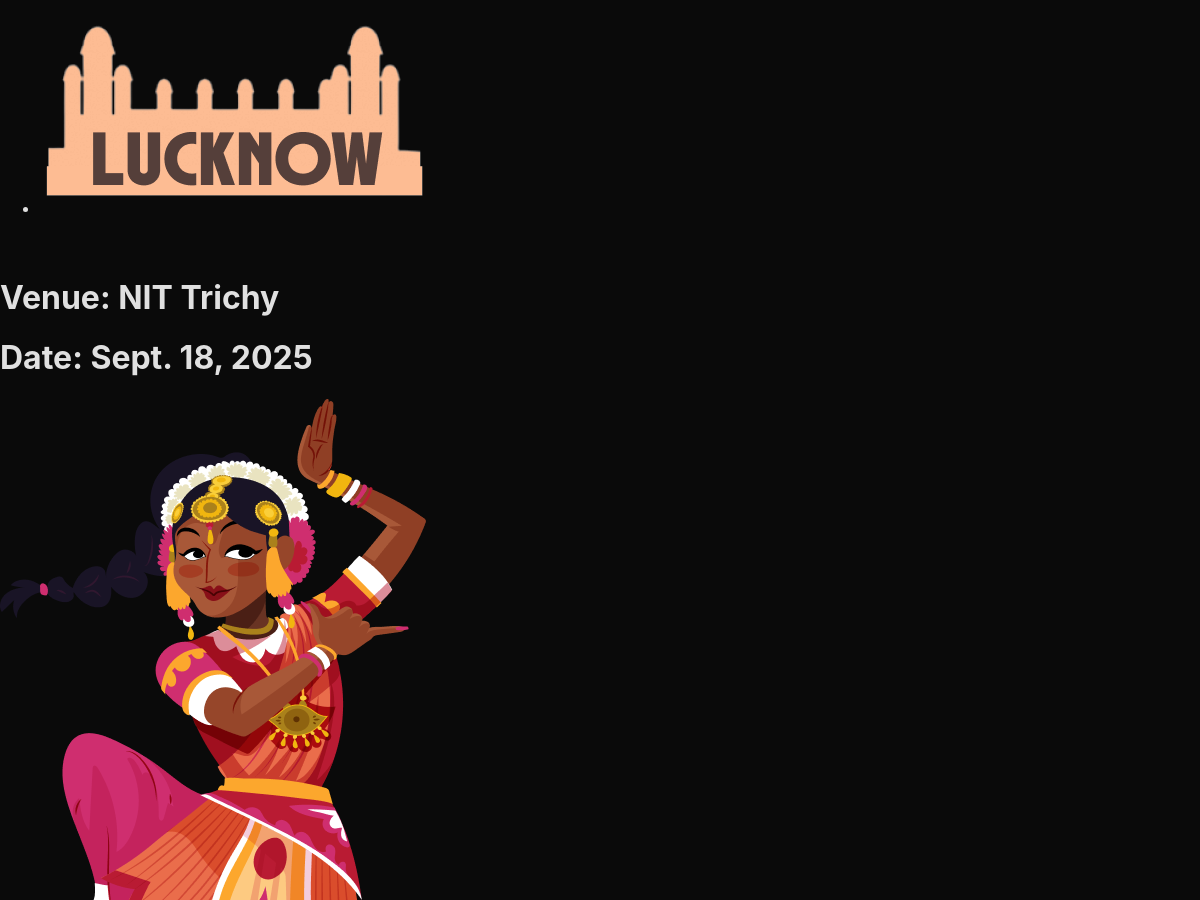
The app's page /competitions/Tiruchirapalli/ (middle part), older data.
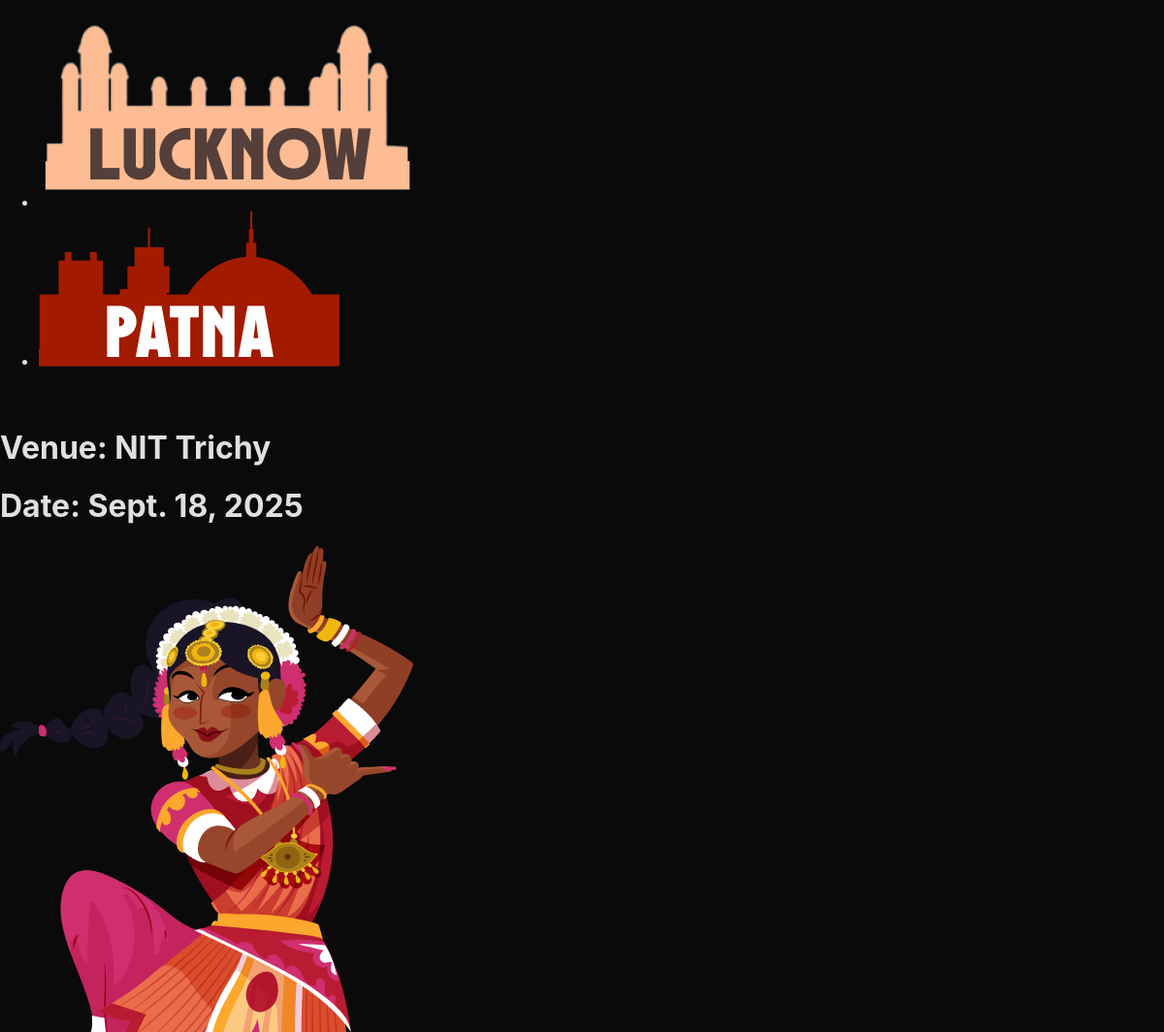
The same page, newer data.
### core/models.py (models this page shows, shortened)
class City(models.Model):
    name = models.CharField(max_length=100, unique=True)
    events = models.ManyToManyField('Event', related_name='cities')
    venue = models.CharField(max_length=100, default="None")
    time = models.DateField(null=True, blank=True)
    guidelines = models.TextField(default="None")
    image = models.ImageField(
        upload_to="image_uploads/city_pic/",null=True)
    state = models.CharField(max_length=100,default='None')
    collab = models.BooleanField(null=True,default=False)

class Event(models.Model):
    EVENT_TYPE_CHOICES = [
        ('solo', 'Solo'),
        ('team', 'Team'),
    ]
    name = models.CharField(max_length=200)
    event_type = models.CharField(max_length=10, choices=EVENT_TYPE_CHOICES, default='solo')
    min_participants = models.PositiveIntegerField(null=True, blank=True)
    max_participants = models.PositiveIntegerField(null=True, blank=True)
    description = models.TextField(default= "none")
    deadline = models.DateField(null=True, blank=True)
    event_date = models.DateField(null=True, blank=True)
    image = models.ImageField(
        upload_to="image_uploads/event_pic/",null=True, blank=True,help_text="Upload an image representing this event"
    )
    def __str__(self):
        return self.name

### core/views.py (the view)
# urls.py: path('competitions/<str:city_name>/', views.citypage, name='citypage'),
def citypage(request, city_name):
    city = get_object_or_404(City, name=city_name)
    cities = City.objects.all()
    events = city.events.all()
    return render(request, 'core/compitition.html', {'events': events, 'curr_city': city, 'cities': cities})

### templates/core/compitition.html (shortened to what this page needs)
{% load static %}
<!DOCTYPE html>
<html lang="en">
	<head>
		<link rel="stylesheet" href="{% static 'core/style.css' %}" />
		<link
			rel="stylesheet"
			href="https://cdn.jsdelivr.net/npm/toastify-js/src/toastify.min.css"
		/>
	</head>
	<body>
		<div class="registeration-city">
			<div class="deshboard dash">
				<ul class="ul">
					{% for city in cities %} {% if city.name != curr_city.name %}
					<li class="{{ city.name|slugify }}">
						<a href="/competitions/{{ city.name|slugify }}">
							<img
								src="{% static 'core/asset/'%}{{city.name|slugify}}.png"
								{%
								comment
								%}
								src="{% static 'core/asset/'%}{{city.name|slugify}}.png"
								{%
								endcomment
								%}
								alt="{{ city.name }}"
							/>
						</a>
					</li>
					{% endif %} {% endfor %}
				</ul>
			</div>
		</div>
		<div id="sponsers1" class="spons-heading venue">
			<h1 >Venue: {{ curr_city.venue }}</h1>
			<h1>Date: {{ curr_city.time }}</h1>
		</div>
		<div class=comptemp>
			<div class="cartsdiv">
				{% for competition in events %}
				<div class="cart">
					<div id="ye-wala" class="about-cart">
						<div class="img-of-women">
							<img
								src="{% static 'core/asset/women.png' %}"
								alt="Competition Image"
							/>
						</div>
					</div>
				</div>
				{% endfor %}
			</div>
		</div>
	</body>
</html>

Row changes from the older to the newer data that the page shows:
added City: name|slugify (picture)
